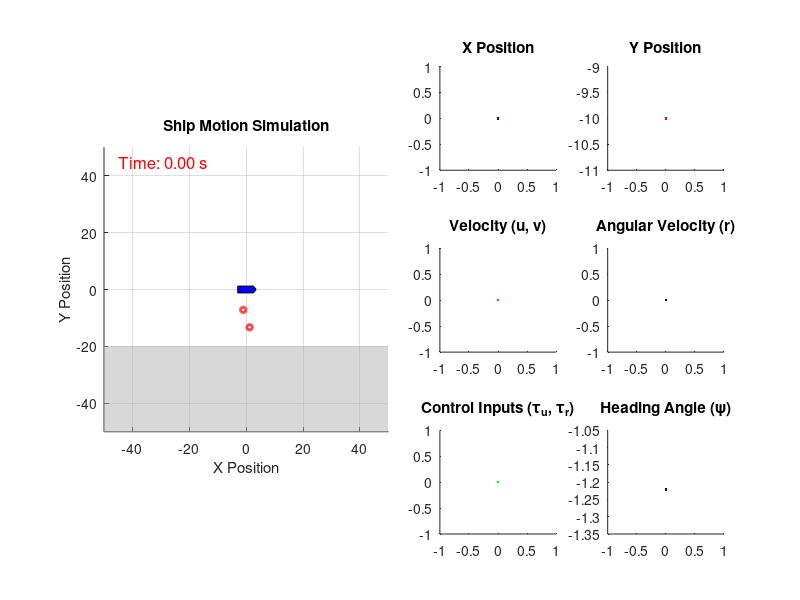

Source code (MATLAB): (Note: this script raises an error after producing the figure.)
clc; clear; close all;

%% Simulation parameters
dt = 0.01; % Simulation step (fine-grained)
control_update_dt = 0.1; % Control update interval
control_update_steps = control_update_dt / dt; % Control update every 10 steps
T = 40; % Simulation duration
t = 0:dt:T;
N = length(t);

%% Initialize states for x and y
x = zeros(1, N); u = zeros(1, N);
y = zeros(1, N); v = zeros(1, N);
psi = zeros(1, N); r = zeros(1, N);
psi(1) = -70*3.141592/180;
y(1) = -10;

tau_u = zeros(1, N);
tau_r = zeros(1, N);
tau_v = zeros(1, N);

tu = 0;
tr = 0;
tv = 0;

Fv = 30;
lf = 3.5;
lb = -3;
bow = 1.5;

hp = 1.5;

alpha1 = 1;
alpha2 = 2;

alphac= 0.5;

Tu_con = 0;
Tv_con = 0;
Tr_con = 0;

acceptance_rad = 1;

eta_xd = 20;
eta_yd = -19.5;

xd = 0;
yd = 0;


%% Figure Setup
fig = figure('Position', [100, 100, 1200, 600]); % Adjust figure size

% Left: Ship Motion Animation
subplot(3, 4, [1 2 5 6 9 10]); % 왼쪽 큰 플롯 (애니메이션)
hold on;
axis equal;
grid on;
xlabel('X Position');
ylabel('Y Position');
title('Ship Motion Simulation');
xlim([-50, 50]); ylim([-50, 50]);

% ** 정박지(Anchorage Area) 추가 **
fill([-50 50 50 -50], [-50 -50 -20 -20], [0.7 0.7 0.7], 'EdgeColor', 'none', 'FaceAlpha', 0.5);

% Initial ship shape (Pentagon)
ship_x = [3.5 2.5 -3 -3 2.5]; % Shape of the ship (pentagon)
ship_y = [0 1.2 1.2 -1.2 -1.2];

% Plot initial ship
ship_plot = fill(ship_x, ship_y, 'b'); % Ship shape

% ** Acceptence Radius 업데이트 (선두와 선미 위치에 원 그리기) **
theta = psi(1); % 초기 선박의 회전각
radii = acceptance_rad * ones(1, 2);  % 두 원의 반지름 (선두, 선미)
center_x = [x(1) + lf * cos(theta), x(1) + lb * cos(theta)]; % 선두, 선미의 x 위치
center_y = [y(1) + lf * sin(theta), y(1) + lb * sin(theta)]; % 선두, 선미의 y 위치

% 선두와 선미에 빨간 원 추가
circle_hf = rectangle('Position', [center_x(1)-acceptance_rad, center_y(1)-acceptance_rad, 2*acceptance_rad, 2*acceptance_rad], 'Curvature', [1, 1], 'EdgeColor', 'r', 'LineWidth', 2);
circle_hb = rectangle('Position', [center_x(2)-acceptance_rad, center_y(2)-acceptance_rad, 2*acceptance_rad, 2*acceptance_rad], 'Curvature', [1, 1], 'EdgeColor', 'r', 'LineWidth', 2);


% Add simulation time display (Top-left corner)
time_text = text(-45, 45, 'Time: 0.00 s', 'FontSize', 12, 'Color', 'r');

% Right: 3x2 Subplots
ax(1) = subplot(3,4,3); hold on; title('X Position');
ax(2) = subplot(3,4,4); hold on; title('Y Position');
ax(3) = subplot(3,4,7); hold on; title('Velocity (u, v)');
ax(4) = subplot(3,4,8); hold on; title('Angular Velocity (r)');
ax(5) = subplot(3,4,11); hold on; title('Control Inputs (\tau_u, \tau_r)');
ax(6) = subplot(3,4,12); hold on; title('Heading Angle (\psi)');

% 선을 미리 생성 (plot 업데이트 최적화)
line_x = plot(ax(1), t(1), x(1), 'b');
line_y = plot(ax(2), t(1), y(1), 'r');
line_u = plot(ax(3), t(1), u(1), 'g');
line_v = plot(ax(3), t(1), v(1), 'm');
line_r = plot(ax(4), t(1), r(1), 'k');
line_tau_u = plot(ax(5), t(1), tau_u(1), 'b');
line_tau_r = plot(ax(5), t(1), tau_r(1), 'r');
line_tau_v = plot(ax(5), t(1), tau_v(1), 'g');
line_psi = plot(ax(6), t(1), psi(1), 'k');

% 세로선(Vertical Line) 추가
for i = 1:6
    vline_x(i) = xline(ax(i), t(1), '--k', 'LineWidth', 1.2);
end


%% Simulation loop
for i = 2:N
    if mod(i, control_update_steps) == 0 
        %% Control Input Calculation
        u_dot = (-Xu*u(i-1) - Xuu*sqrt(u(i-1)*u(i-1))*u(i-1))/M;
        v_dot = (-Yv*v(i-1) -Yr*r(i-1) - Yvv*sqrt(v(i-1)*v(i-1))*v(i-1))/M;
        r_dot = (-Nv*v(i-1) -Nr*r(i-1) - Nrrr*r(i-1)*r(i-1)*r(i-1))/I;        

        %CBF
        hf = y(i-1) + lf*sin(psi(i-1)) + 20 - acceptance_rad;
        hf_dot = u(i-1)*sin(psi(i-1)) + v(i-1)*cos(psi(i-1)) + r(i-1)*lf*cos(psi(i-1));
        hf_dotdot = u_dot*sin(psi(i-1)) + v_dot*cos(psi(i-1)) + lf*r_dot*cos(psi(i-1)) + u(i-1)*r(i-1)*cos(psi(i-1)) - v(i-1)*r(i-1)*sin(psi(i-1)) - lf*r(i-1)*r(i-1)*sin(psi(i-1));
        hf_cbf = (hf + alpha1*hf_dot + alpha2*(hf_dot + alpha1*hf_dotdot))/(alpha1*alpha2);

        hb = y(i-1) + lb*sin(psi(i-1)) + 20 - acceptance_rad;
        hb_dot = u(i-1)*sin(psi(i-1)) + v(i-1)*cos(psi(i-1)) + r(i-1)*lb*cos(psi(i-1));
        hb_dotdot = u_dot*sin(psi(i-1)) + v_dot*cos(psi(i-1)) + lb*r_dot*cos(psi(i-1)) + u(i-1)*r(i-1)*cos(psi(i-1)) - v(i-1)*r(i-1)*sin(psi(i-1)) - lb*r(i-1)*r(i-1)*sin(psi(i-1));
        hb_cbf = (hb + alpha1*hb_dot + alpha2*(hb_dot + alpha1*hb_dotdot))/(alpha1*alpha2);

        %CLF
        eta_x = x(i-1) + hp*cos(psi(i-1));
        eta_y = y(i-1) + hp*sin(psi(i-1));
        eta_x_dot = u(i-1)*cos(psi(i-1)) - v(i-1)*sin(psi(i-1)) - r(i-1)*hp*sin(psi(i-1));
        eta_y_dot = u(i-1)*sin(psi(i-1)) + v(i-1)*cos(psi(i-1)) + r(i-1)*hp*cos(psi(i-1));

        clf_x = -u_dot*cos(psi(i-1)) + v_dot*sin(psi(i-1)) + r_dot*hp*sin(psi(i-1)) + u(i-1)*r(i-1)*sin(psi(i-1)) + v(i-1)*r(i-1)*cos(psi(i-1)) + hp*r(i-1)*r(i-1)*cos(psi(i-1)) - 5*(eta_x_dot - xd);
        clf_y = -u_dot*sin(psi(i-1)) - v_dot*cos(psi(i-1)) - r_dot*hp*cos(psi(i-1)) - u(i-1)*r(i-1)*cos(psi(i-1)) + v(i-1)*r(i-1)*sin(psi(i-1)) + hp*r(i-1)*r(i-1)*sin(psi(i-1)) - 5*(eta_y_dot - yd);

        clfxd = (eta_x - eta_xd)*(eta_x - eta_xd);
        clfyd = (eta_y - eta_yd)*(eta_y - eta_yd);

        %CBF
        %% MILP CBF
        % Gurobi 모델 생성
        model = struct();

        % 변수 정의: x1은 -1, 0, 1 사이의 값, x2, x3는 실수 변수
        

        % 목적 함수 정의 (비용 함수가 제곱 형태)
        % x1^2 + x2^2 + x3^2 (이차 목적 함수)
        model.Q = sparse([1, 0, 0, 0, 0, 0, 0, 0, 0;
                          0, 1, 0, 0, 0, 0, 0, 0, 0;
                          0, 0, 10000, 0, 0, 0, 0, 0, 0;
                          0, 0, 0, 10000, 0, 0, 0, 0, 0;
                          0, 0, 0, 0, 10, 0, 0, 0, 0;
                          0, 0, 0, 0, 0, 10, 0, 0, 0;
                          0, 0, 0, 0, 0, 0, 10, 0, 0; ...
                          0, 0, 0, 0, 0, 0, 0, 100000, 0; ...
                          0, 0, 0, 0, 0, 0, 0, 0, 100000;]);  % 대각선에 1을 넣어서 각 변수를 제곱하는 형태로 설정
        model.obj = [0, 0, 0, 0, 0, 0, 0, 0, 0];  % 1차 항은 0 (단지 제곱 항만 목적 함수로 사용)


        % 제약 조건 정의
        model.A = sparse([        
            (eta_x - eta_xd)*control_update_dt, 0, 1, 0, 0, 0, 0, 0, 0;
            0, (eta_y - eta_yd)*control_update_dt, 0, 1, 0, 0, 0, 0, 0;
            -1, 0, 0, 0, cos(psi(i-1))/M, -hp*sin(psi(i-1))/I, -Fv*sin(psi(i-1))/M - Fv*bow*hp*sin(psi(i-1))/I, 0, 0;
            0, -1, 0, 0, sin(psi(i-1))/M, hp*cos(psi(i-1))/I, Fv*cos(psi(i-1))/M + Fv*bow*hp*cos(psi(i-1))/I, 0, 0;
            0, 0, 0, 0, -sin(psi(i-1))/M, -lf*cos(psi(i-1))/I, -Fv*cos(psi(i-1))/M - lf*bow*Fv*cos(psi(i-1))/I, 1, 0;
            0, 0, 0, 0, -sin(psi(i-1))/M, -lb*cos(psi(i-1))/I, -Fv*cos(psi(i-1))/M - lb*bow*Fv*cos(psi(i-1))/I, 0, 1;            
        ]);

        model.rhs = [-alphac*clfxd - (eta_x - eta_xd)*xd;-alphac*clfyd- (eta_y - eta_yd)*yd; clf_x; clf_y; hf_cbf; hb_cbf];
        model.sense = ['<','<','=','=', '<','<'];  
        model.modelsense = 'min';  % 최소화 문제
        model.lb = [-inf; -inf; -inf; -inf; -50; -20; -1.5; -inf; -inf];  % 변수 각각 음수 값이 허용
        model.ub = [inf; inf; inf; inf; 50; 20; 1.5; inf; inf];  % 상한 설정
        model.vtype = 'CCCCCCICC';   

        % 모델 최적화 실행
        result = gurobi(model,struct('OutputFlag', 0));

        disp(['x1 (실수 변수): ', num2str(result.x(1))]);
        disp(['x2 (실수 변수): ', num2str(result.x(2))]);
        disp(['x3 (실수 변수): ', num2str(result.x(3))]);
        disp(['x4 (실수 변수): ', num2str(result.x(4))]);

        tu = result.x(5);  % Surge force
        tr = result.x(6) + Fv*bow*result.x(7);%result.x(3) + Fv*bow*result.x(1);    % Yaw torque
        tv = Fv*result.x(7);
        xd = xd + result.x(1)*control_update_dt;
        yd = yd + result.x(2)*control_update_dt;

    end

    %% System update
    M = 37.758;
    I = 18.35; 
    Xu = 8.9149;
    Xuu = 11.2101;
    Nr = 16.9542;
    Nrrr = 12.8966;
    Yv = 15;
    Yvv = 3;
    Yr = 6;
    Nv = 6;
    
    % Update states using Euler integration
    tau_u(i) = tu;
    tau_r(i) = tr;
    tau_v(i) = tv;
    
    x_dot = u(i-1)*cos(psi(i-1)) - v(i-1)*sin(psi(i-1));
    y_dot = u(i-1)*sin(psi(i-1)) + v(i-1)*cos(psi(i-1));
    u_dot = (-Xu*u(i-1) - Xuu*sqrt(u(i-1)*u(i-1))*u(i-1) + tau_u(i))/M;
    v_dot = (-Yv*v(i-1) -Yr*r(i-1) - Yvv*sqrt(v(i-1)*v(i-1))*v(i-1) + tau_v(i))/M;
    r_dot = (-Nv*v(i-1) -Nr*r(i-1) - Nrrr*r(i-1)*r(i-1)*r(i-1) + tau_r(i))/I;
    
    x(i) = x(i-1) + x_dot * dt;
    y(i) = y(i-1) + y_dot * dt;
    psi(i) = psi(i-1) + r(i-1) * dt;
    u(i) = u(i-1) + u_dot * dt;
    v(i) = v(i-1) + v_dot * dt;
    r(i) = r(i-1) + r_dot * dt;

    % ** 실시간 선박 업데이트 **
    theta = psi(i); % 선박의 회전각
    R = [cos(theta), -sin(theta); sin(theta), cos(theta)]; % 회전행렬 적용
    ship_rotated = R * [ship_x; ship_y]; % 회전된 선박 좌표
    
    set(ship_plot, 'XData', ship_rotated(1,:) + x(i), 'YData', ship_rotated(2,:) + y(i));
    
    % Update Simulation Time Text
    set(time_text, 'String', sprintf('Time: %.2f s', t(i)));

    % ** Acceptence Radius 업데이트 (선두와 선미 위치에 원 그리기) **
    center_x = [x(i) + lf * cos(psi(i)), x(i) + lb * cos(psi(i))]; % 선두, 선미의 x 위치
    center_y = [y(i) + lf * sin(psi(i)), y(i) + lb * sin(psi(i))]; % 선두, 선미의 y 위치
    
    % 선두와 선미에 빨간 원 추가
    set(circle_hf, 'Position', [center_x(1)-acceptance_rad, center_y(1)-acceptance_rad, 2*acceptance_rad, 2*acceptance_rad]);
    set(circle_hb, 'Position', [center_x(2)-acceptance_rad, center_y(2)-acceptance_rad, 2*acceptance_rad, 2*acceptance_rad]);
    

    % Subplot 업데이트 (선을 이어서 그림)
    set(line_x, 'XData', t(1:i), 'YData', x(1:i));
    set(line_y, 'XData', t(1:i), 'YData', y(1:i));
    set(line_u, 'XData', t(1:i), 'YData', u(1:i));
    set(line_v, 'XData', t(1:i), 'YData', v(1:i));
    set(line_r, 'XData', t(1:i), 'YData', r(1:i));
    set(line_tau_u, 'XData', t(1:i), 'YData', tau_u(1:i));
    set(line_tau_r, 'XData', t(1:i), 'YData', tau_r(1:i));
    set(line_tau_v, 'XData', t(1:i), 'YData', tau_v(1:i));
    set(line_psi, 'XData', t(1:i), 'YData', psi(1:i));

    % Update vertical lines
    for j = 1:6
        set(vline_x(j), 'Value', t(i));
    end

    drawnow;
    
    % Stop simulation if figure is closed
    if ~isvalid(fig)
        break;
    end
end
